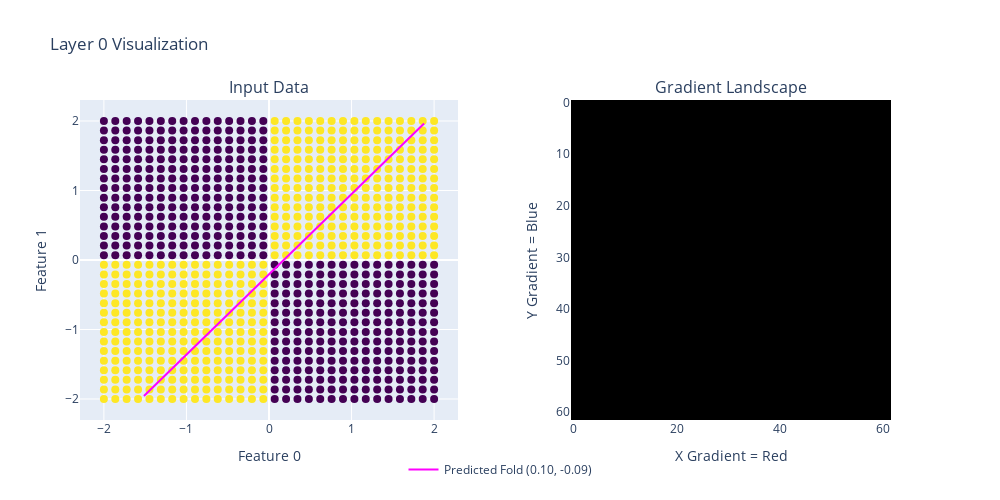
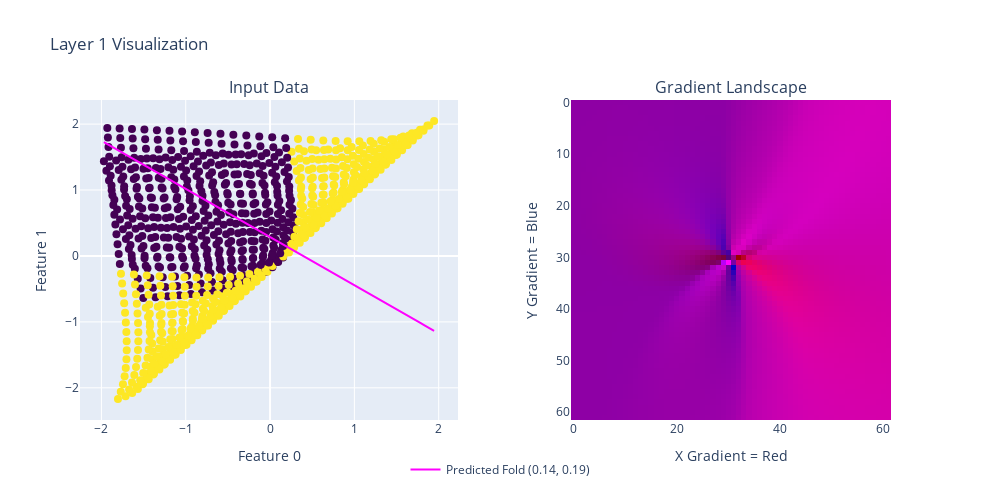

Notebook cell for these charts, in order:
### Code cell
reimport("from vis_helpers import *", globals())
gradient_landscape(test, density=62)

### Figure 1 — Plotly figure (JSON) as saved in the notebook; plotly's stock layout.template omitted (floating-point values rounded to 4 significant figures; data arrays with more than 128 entries replaced by an {"elided": "..."} marker saying what was removed)
{"data": [{"marker": {"color": {"elided": "900 float values"}, "colorscale": [[0, "#440154"], [0.1111, "#482878"], [0.2222, "#3e4989"], [0.3333, "#31688e"], [0.4444, "#26828e"], [0.5556, "#1f9e89"], [0.6667, "#35b779"], [0.7778, "#6ece58"], [0.8889, "#b5de2b"], [1, "#fde725"]], "size": 8}, "mode": "markers", "name": "Data", "showlegend": false, "type": "scatter", "x": {"elided": "900 float values"}, "xaxis": "x", "y": {"elided": "900 float values"}, "yaxis": "y"}, {"line": {"color": "magenta", "width": 2}, "mode": "lines", "name": "Predicted Fold (0.10, -0.09)", "type": "scatter", "x": [-2, -1.96, -1.919, -1.879, -1.838, -1.798, -1.758, -1.717, -1.677, -1.636, -1.596, -1.556, -1.515, -1.475, -1.434, -1.394, -1.354, -1.313, -1.273, -1.232, -1.192, -1.152, -1.111, -1.071, -1.03, -0.9899, -0.9495, -0.9091, -0.8687, -0.8283, -0.7879, -0.7475, -0.7071, -0.6667, -0.6263, -0.5859, -0.5455, -0.5051, -0.4646, -0.4242, -0.3838, -0.3434, -0.303, -0.2626, -0.2222, -0.1818, -0.1414, -0.101, -0.06061, -0.0202, 0.0202, 0.06061, 0.101, 0.1414, 0.1818, 0.2222, 0.2626, 0.303, 0.3434, 0.3838, 0.4242, 0.4646, 0.5051, 0.5455, 0.5859, 0.6263, 0.6667, 0.7071, 0.7475, 0.7879, 0.8283, 0.8687, 0.9091, 0.9495, 0.9899, 1.03, 1.071, 1.111, 1.152, 1.192, 1.232, 1.273, 1.313, 1.354, 1.394, 1.434, 1.475, 1.515, 1.556, 1.596, 1.636, 1.677, 1.717, 1.758, 1.798, 1.838, 1.879, 1.919, 1.96, 2], "xaxis": "x", "y": [null, null, null, null, null, null, null, null, null, null, null, null, -1.957, -1.91, -1.863, -1.817, -1.77, -1.723, -1.677, -1.63, -1.583, -1.537, -1.49, -1.443, -1.397, -1.35, -1.303, -1.257, -1.21, -1.163, -1.116, -1.07, -1.023, -0.9764, -0.9297, -0.883, -0.8363, -0.7896, -0.7429, -0.6962, -0.6495, -0.6029, -0.5562, -0.5095, -0.4628, -0.4161, -0.3694, -0.3227, -0.276, -0.2293, -0.1827, -0.136, -0.08928, -0.04259, 0.004097, 0.05079, 0.09748, 0.1442, 0.1909, 0.2375, 0.2842, 0.3309, 0.3776, 0.4243, 0.471, 0.5177, 0.5644, 0.6111, 0.6577, 0.7044, 0.7511, 0.7978, 0.8445, 0.8912, 0.9379, 0.9846, 1.031, 1.078, 1.125, 1.171, 1.218, 1.265, 1.311, 1.358, 1.405, 1.451, 1.498, 1.545, 1.592, 1.638, 1.685, 1.732, 1.778, 1.825, 1.872, 1.918, 1.965, null, null, null], "yaxis": "y"}, {"type": "image", "xaxis": "x2", "yaxis": "y2", "z": {"elided": "62x62x3 int values"}}], "layout": {"annotations": [{"font": {"size": 16}, "showarrow": false, "text": "Input Data", "x": 0.225, "xanchor": "center", "xref": "paper", "y": 1, "yanchor": "bottom", "yref": "paper"}, {"font": {"size": 16}, "showarrow": false, "text": "Gradient Landscape", "x": 0.775, "xanchor": "center", "xref": "paper", "y": 1, "yanchor": "bottom", "yref": "paper"}], "height": 500, "legend": {"x": 0.5, "xanchor": "center", "y": -0.2, "yanchor": "bottom"}, "showlegend": true, "title": {"text": "Layer 0 Visualization"}, "width": 1000, "xaxis": {"anchor": "y", "domain": [0, 0.45], "title": {"text": "Feature 0"}}, "xaxis2": {"anchor": "y2", "domain": [0.55, 1], "title": {"text": "X Gradient = Red"}}, "yaxis": {"anchor": "x", "domain": [0, 1], "title": {"text": "Feature 1"}}, "yaxis2": {"anchor": "x2", "domain": [0, 1], "title": {"text": "Y Gradient = Blue"}}}}

### Figure 2 — Plotly figure (JSON) as saved in the notebook; plotly's stock layout.template omitted (floating-point values rounded to 4 significant figures; data arrays with more than 128 entries replaced by an {"elided": "..."} marker saying what was removed)
{"data": [{"marker": {"color": {"elided": "900 float values"}, "colorscale": [[0, "#440154"], [0.1111, "#482878"], [0.2222, "#3e4989"], [0.3333, "#31688e"], [0.4444, "#26828e"], [0.5556, "#1f9e89"], [0.6667, "#35b779"], [0.7778, "#6ece58"], [0.8889, "#b5de2b"], [1, "#fde725"]], "size": 8}, "mode": "markers", "name": "Data", "showlegend": false, "type": "scatter", "x": {"elided": "900 float values"}, "xaxis": "x", "y": {"elided": "900 float values"}, "yaxis": "y"}, {"line": {"color": "magenta", "width": 2}, "mode": "lines", "name": "Predicted Fold (0.14, 0.19)", "type": "scatter", "x": [-1.971, -1.931, -1.891, -1.852, -1.812, -1.773, -1.733, -1.694, -1.654, -1.615, -1.575, -1.535, -1.496, -1.456, -1.417, -1.377, -1.338, -1.298, -1.259, -1.219, -1.179, -1.14, -1.1, -1.061, -1.021, -0.9816, -0.9421, -0.9025, -0.8629, -0.8234, -0.7838, -0.7443, -0.7047, -0.6652, -0.6256, -0.5861, -0.5465, -0.5069, -0.4674, -0.4278, -0.3883, -0.3487, -0.3092, -0.2696, -0.2301, -0.1905, -0.151, -0.1114, -0.07184, -0.03228, 0.007271, 0.04683, 0.08638, 0.1259, 0.1655, 0.205, 0.2446, 0.2842, 0.3237, 0.3633, 0.4028, 0.4424, 0.4819, 0.5215, 0.561, 0.6006, 0.6402, 0.6797, 0.7193, 0.7588, 0.7984, 0.8379, 0.8775, 0.917, 0.9566, 0.9962, 1.036, 1.075, 1.115, 1.154, 1.194, 1.233, 1.273, 1.313, 1.352, 1.392, 1.431, 1.471, 1.51, 1.55, 1.589, 1.629, 1.669, 1.708, 1.748, 1.787, 1.827, 1.866, 1.906, 1.945], "xaxis": "x", "y": [1.727, 1.698, 1.669, 1.64, 1.611, 1.583, 1.554, 1.525, 1.496, 1.467, 1.438, 1.409, 1.38, 1.351, 1.322, 1.293, 1.264, 1.236, 1.207, 1.178, 1.149, 1.12, 1.091, 1.062, 1.033, 1.004, 0.9752, 0.9463, 0.9174, 0.8885, 0.8595, 0.8306, 0.8017, 0.7728, 0.7439, 0.7149, 0.686, 0.6571, 0.6282, 0.5993, 0.5703, 0.5414, 0.5125, 0.4836, 0.4547, 0.4257, 0.3968, 0.3679, 0.339, 0.3101, 0.2811, 0.2522, 0.2233, 0.1944, 0.1655, 0.1365, 0.1076, 0.07869, 0.04977, 0.02085, -0.008069, -0.03699, -0.06591, -0.09483, -0.1237, -0.1527, -0.1816, -0.2105, -0.2394, -0.2684, -0.2973, -0.3262, -0.3551, -0.384, -0.413, -0.4419, -0.4708, -0.4997, -0.5286, -0.5576, -0.5865, -0.6154, -0.6443, -0.6732, -0.7022, -0.7311, -0.76, -0.7889, -0.8178, -0.8468, -0.8757, -0.9046, -0.9335, -0.9624, -0.9914, -1.02, -1.049, -1.078, -1.107, -1.136], "yaxis": "y"}, {"type": "image", "xaxis": "x2", "yaxis": "y2", "z": {"elided": "62x62x3 int values"}}], "layout": {"annotations": [{"font": {"size": 16}, "showarrow": false, "text": "Input Data", "x": 0.225, "xanchor": "center", "xref": "paper", "y": 1, "yanchor": "bottom", "yref": "paper"}, {"font": {"size": 16}, "showarrow": false, "text": "Gradient Landscape", "x": 0.775, "xanchor": "center", "xref": "paper", "y": 1, "yanchor": "bottom", "yref": "paper"}], "height": 500, "legend": {"x": 0.5, "xanchor": "center", "y": -0.2, "yanchor": "bottom"}, "showlegend": true, "title": {"text": "Layer 1 Visualization"}, "width": 1000, "xaxis": {"anchor": "y", "domain": [0, 0.45], "title": {"text": "Feature 0"}}, "xaxis2": {"anchor": "y2", "domain": [0.55, 1], "title": {"text": "X Gradient = Red"}}, "yaxis": {"anchor": "x", "domain": [0, 1], "title": {"text": "Feature 1"}}, "yaxis2": {"anchor": "x2", "domain": [0, 1], "title": {"text": "Y Gradient = Blue"}}}}
